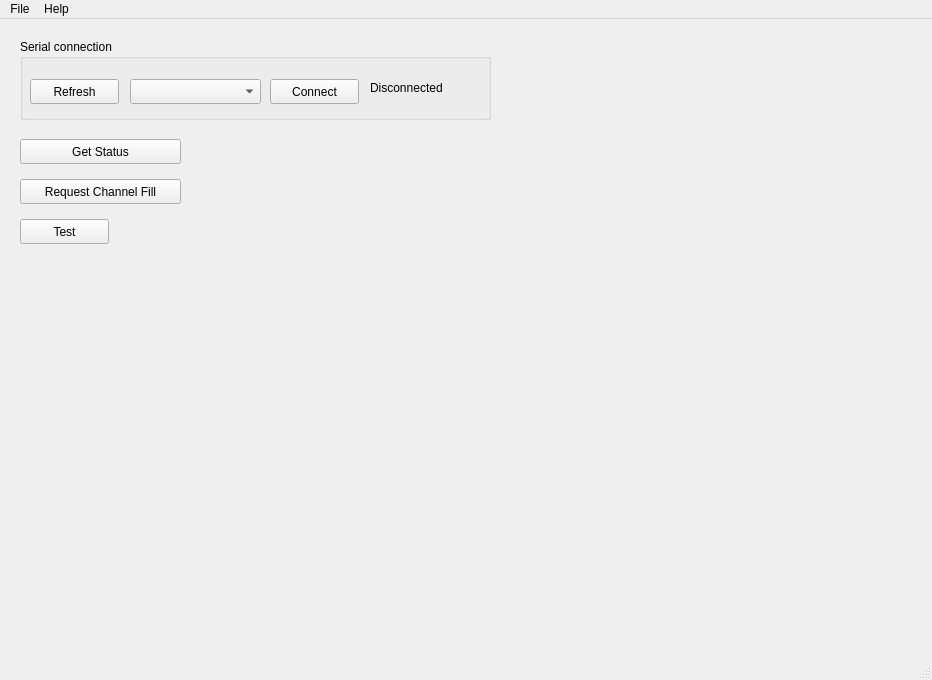
<?xml version="1.0" encoding="UTF-8"?>
<ui version="4.0">
 <class>MainWindow</class>
 <widget class="QMainWindow" name="MainWindow">
  <property name="geometry">
   <rect>
    <x>0</x>
    <y>0</y>
    <width>932</width>
    <height>680</height>
   </rect>
  </property>
  <property name="windowTitle">
   <string>SPV Player</string>
  </property>
  <widget class="QWidget" name="centralwidget">
   <widget class="QGroupBox" name="groupBox">
    <property name="geometry">
     <rect>
      <x>20</x>
      <y>20</y>
      <width>471</width>
      <height>81</height>
     </rect>
    </property>
    <property name="title">
     <string>Serial connection</string>
    </property>
    <widget class="QPushButton" name="buttonUartRefresh">
     <property name="geometry">
      <rect>
       <x>10</x>
       <y>40</y>
       <width>89</width>
       <height>25</height>
      </rect>
     </property>
     <property name="text">
      <string>Refresh</string>
     </property>
    </widget>
    <widget class="QComboBox" name="comboBoxUart">
     <property name="geometry">
      <rect>
       <x>110</x>
       <y>40</y>
       <width>131</width>
       <height>25</height>
      </rect>
     </property>
    </widget>
    <widget class="QPushButton" name="buttonUartConnect">
     <property name="geometry">
      <rect>
       <x>250</x>
       <y>40</y>
       <width>89</width>
       <height>25</height>
      </rect>
     </property>
     <property name="text">
      <string>Connect</string>
     </property>
    </widget>
    <widget class="QLabel" name="UartStatusIndicator">
     <property name="geometry">
      <rect>
       <x>350</x>
       <y>40</y>
       <width>101</width>
       <height>17</height>
      </rect>
     </property>
     <property name="text">
      <string>Disconnected</string>
     </property>
    </widget>
   </widget>
   <widget class="QPushButton" name="buttonTest">
    <property name="geometry">
     <rect>
      <x>20</x>
      <y>200</y>
      <width>89</width>
      <height>25</height>
     </rect>
    </property>
    <property name="text">
     <string>Test</string>
    </property>
   </widget>
   <widget class="QPushButton" name="buttonGetStatus">
    <property name="geometry">
     <rect>
      <x>20</x>
      <y>120</y>
      <width>161</width>
      <height>25</height>
     </rect>
    </property>
    <property name="text">
     <string>Get Status</string>
    </property>
   </widget>
   <widget class="QPushButton" name="buttonRequestChannelFill">
    <property name="geometry">
     <rect>
      <x>20</x>
      <y>160</y>
      <width>161</width>
      <height>25</height>
     </rect>
    </property>
    <property name="text">
     <string>Request Channel Fill</string>
    </property>
   </widget>
  </widget>
  <widget class="QMenuBar" name="menubar">
   <property name="geometry">
    <rect>
     <x>0</x>
     <y>0</y>
     <width>932</width>
     <height>22</height>
    </rect>
   </property>
   <widget class="QMenu" name="menuFile">
    <property name="title">
     <string>File</string>
    </property>
    <addaction name="actionOpen"/>
   </widget>
   <widget class="QMenu" name="menuHelp">
    <property name="title">
     <string>Help</string>
    </property>
    <addaction name="actionAbout"/>
   </widget>
   <addaction name="menuFile"/>
   <addaction name="menuHelp"/>
  </widget>
  <widget class="QStatusBar" name="statusbar"/>
  <action name="actionOpen">
   <property name="text">
    <string>Open m-code</string>
   </property>
  </action>
  <action name="actionAbout">
   <property name="text">
    <string>About</string>
   </property>
  </action>
 </widget>
 <resources/>
 <connections/>
</ui>
